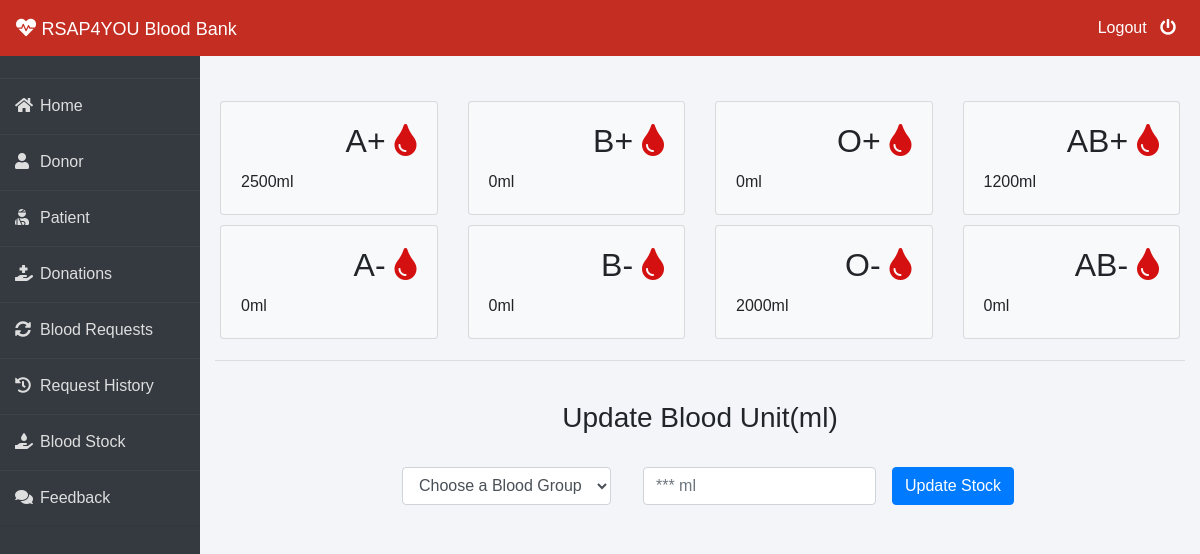
/admin-blood (signed in), run on the app's committed database.
### blood/models.py (models this page shows, shortened)
class Stock(models.Model):
    bloodgroup=models.CharField(max_length=10)
    unit=models.PositiveIntegerField(default=0)

### blood/views.py (the view, shortened to what this page needs)
# urls.py: path('admin-blood', views.admin_blood_view,name='admin-blood'),
@login_required(login_url='adminlogin')
def admin_blood_view(request):
    dict={
        'bloodForm':forms.BloodForm(),
        'A1':models.Stock.objects.get(bloodgroup="A+"),
        'A2':models.Stock.objects.get(bloodgroup="A-"),
        'B1':models.Stock.objects.get(bloodgroup="B+"),
        'B2':models.Stock.objects.get(bloodgroup="B-"),
        'AB1':models.Stock.objects.get(bloodgroup="AB+"),
        'AB2':models.Stock.objects.get(bloodgroup="AB-"),
        'O1':models.Stock.objects.get(bloodgroup="O+"),
        'O2':models.Stock.objects.get(bloodgroup="O-"),
    }
    return render(request,'blood/admin_blood.html',context=dict)

### blood/forms.py
class BloodForm(forms.ModelForm):
    class Meta:
        model=models.Stock
        fields=['bloodgroup','unit']

### templates/blood/admin_blood.html (shortened to what this page needs)
{% extends 'blood/adminbase.html' %}
{% block content %}
{% load widget_tweaks %}
<br><br>
<div class="container">
    <div class="row">
      <div class="col-sm-3">
        <div class="card bg-light">
          <div class="card-body">
              <div class="blood">
                  <h2>A+ <i class="fas fa-tint"></i></h2>
              </div><br><br>
              <div>
                  {{A1.unit}}ml
              </div>
          </div>
        </div>
      </div>
      <div class="col-sm-3">
          <div class="card bg-light">
              <div class="card-body">
                  <div class="blood">
                      <h2>B+ <i class="fas fa-tint"></i></h2>
                  </div><br><br>
                  <div>
                    {{B1.unit}}ml
                  </div>
              </div>
            </div>
      </div>
      <div class="col-sm-3">
          <div class="card bg-light">
              <div class="card-body">
                  <div class="blood">
                      <h2>O+ <i class="fas fa-tint"></i></h2>
                  </div><br><br>
                  <div>
                    {{O1.unit}}ml
                  </div>
              </div>
            </div>
        </div>
        <div class="col-sm-3">
          <div class="card bg-light">
              <div class="card-body">
                  <div class="blood">
                      <h2>AB+ <i class="fas fa-tint"></i></h2>
                  </div><br><br>
                  <div>
                    {{AB1.unit}}ml
                  </div>
              </div>
            </div>
        </div>
    </div>
    <div class="row">
      <div class="col-sm-3">
        <div class="card bg-light">
          <div class="card-body">
              <div class="blood">
                  <h2>A- <i class="fas fa-tint"></i></h2>
              </div><br><br>
              <div>
                {{A2.unit}}ml
              </div>
          </div>
        </div>
      </div>
      <div class="col-sm-3">
          <div class="card bg-light">
              <div class="card-body">
                  <div class="blood">
                      <h2>B- <i class="fas fa-tint"></i></h2>
                  </div><br><br>
                  <div>
                    {{B2.unit}}ml
                  </div>
              </div>
            </div>
      </div>
      <div class="col-sm-3">
          <div class="card bg-light">
              <div class="card-body">
                  <div class="blood">
                      <h2>O- <i class="fas fa-tint"></i></h2>
                  </div><br><br>
                  <div>
                    {{O2.unit}}ml
                  </div>
              </div>
            </div>
        </div>
        <div class="col-sm-3">
          <div class="card bg-light">
              <div class="card-body">
                  <div class="blood">
                      <h2>AB- <i class="fas fa-tint"></i></h2>
                  </div><br><br>
                  <div>
                    {{AB2.unit}}ml
                  </div>
              </div>
            </div>
        </div>
    </div>
<hr>
<br>
<h3 class="text-center">Update Blood Unit(ml)</h3><br>
<div class="xyz">
    <form class="form-inline" method="POST">
        <div class="form-group mx-sm-3 mb-6">
            <select name="bloodgroup" class="form-control">
                <option disabled="disabled" selected="selected">Choose a Blood Group</option>
            </select>
          </div>
        <div class="form-group mx-sm-3 mb-6">
          <input type="number" class="form-control" name="unit" placeholder="*** ml">
        </div>
        <button type="submit" class="btn btn-primary">Update Stock</button>
      </form>
</div>
</div>
{% endblock content %}

### templates/blood/adminbase.html (style rules this page uses)
.row { padding: 5px; }
.fa-tint { color: #d41010 }
.blood { float: right; }
.xyz { color: blue; font-size: 3ex; }
* { margin: 0; padding: 0; box-sizing: border-box; list-style: none; text-decoration: none; font-family: 'Josefin Sans', sans-serif; }
body { background-color: #f3f5f9; }

### templates/blood/admin_blood.html (style rules this page uses)
.xyz { display: table; margin-right: auto; margin-left: auto; }

### data on the page
Stock: unit "2500"
Stock: unit "0"
Stock: unit "0"
Stock: unit "1200"
Stock: unit "0"
Stock: unit "0"
Stock: unit "2000"
Stock: unit "0"
